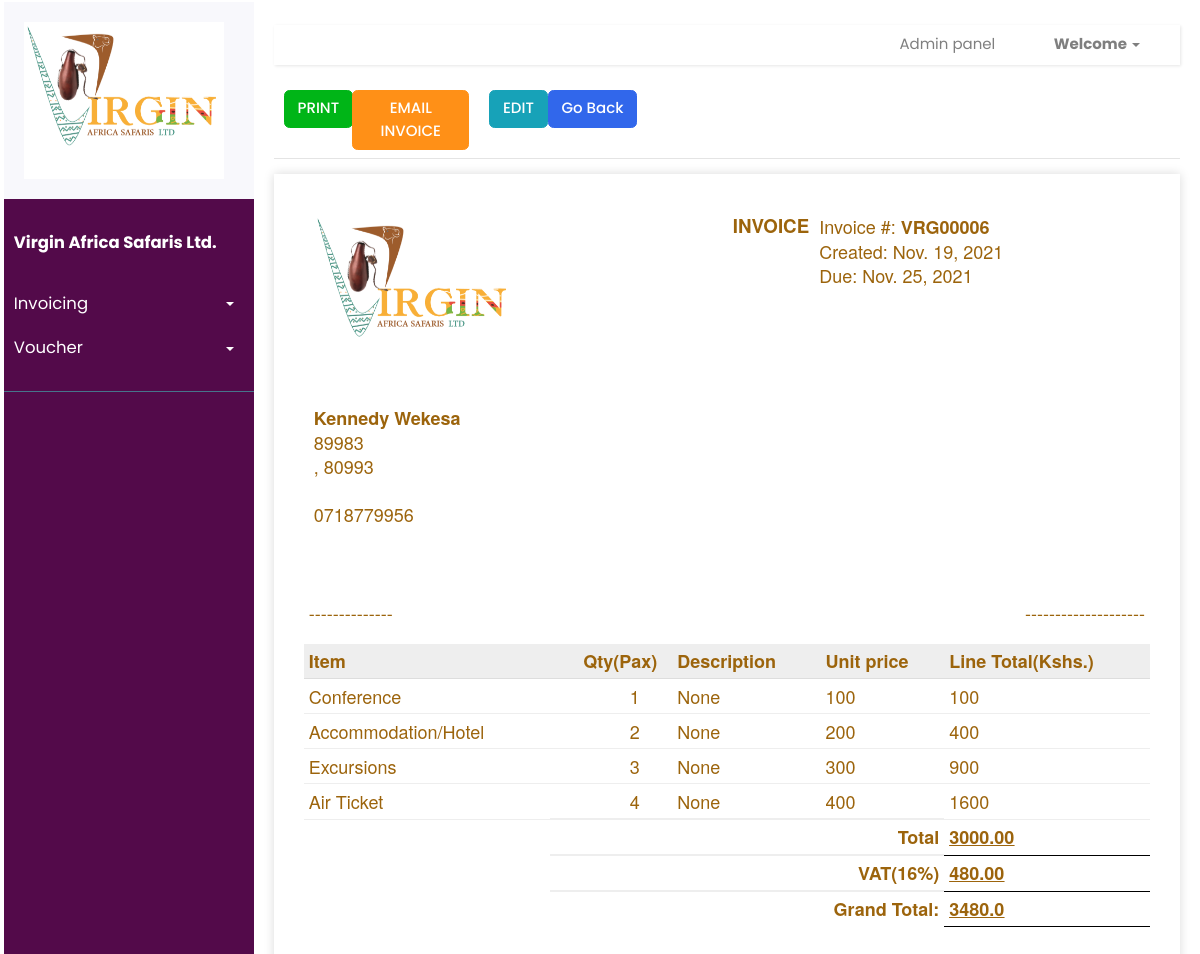
The app's page /invoices/create-build/vrg00006-7027a4a34ddc with its own data.
### invoice/models.py (models this page shows, shortened)
class Invoice(models.Model):
	TERMS = [
	('Immediate','Immediate'),
	('15 days', '15 days'),
	('30 days', '30 days'),
	]
	STATUS = [
	('CURRENT', 'CURRENT'),
	('EMAIL_SENT', 'EMAIL_SENT'),
	('OVERDUE', 'OVERDUE'),
	('PAID', 'PAID'),
	]
	number = models.CharField(null=False,default=increment_invoice_number, blank=False, max_length=100, unique=True)
	dueDate = models.DateField(null=True, blank=True)
	paymentTerms = models.CharField(choices=TERMS, default='15 days', max_length=100)
	status = models.CharField(choices=STATUS, default='CURRENT', max_length=100)
	description = models.TextField(null=True, blank=True,max_length=500)
	istaxable = models.BooleanField()
	client = models.ForeignKey(Client, blank=True, null=True, on_delete=models.SET_NULL)
	uniqueId = models.CharField(null=True, blank=True, max_length=100)
	slug = models.SlugField(max_length=500, unique=True, blank=True, null=True)
	date_created = models.DateTimeField(blank=True, null=True)
	last_updated = models.DateTimeField(blank=True, null=True)

class Client(models.Model):
	clientName = models.CharField(null=True, blank=True, max_length=200)
	address = models.CharField(null=True, blank=True, max_length=200)
	postalCode = models.CharField(null=True, blank=True, max_length=10)
	phoneNumber = models.CharField(null=True, blank=True, max_length=100)
	emailAddress = models.CharField(null=True, blank=True, max_length=100)
	uniqueId = models.CharField(null=True, blank=True, max_length=100)
	slug = models.SlugField(max_length=500, unique=True, blank=True, null=True)
	date_created = models.DateTimeField(blank=True, null=True)
	last_updated = models.DateTimeField(blank=True, null=True)

class Product(models.Model):
	CURRENCY = [
	('Ksh', 'KES'),
	('Ksh', 'KES'),
	]
	PRODUCTS = [
		('Accommodation/Hotel','Accommodation/Hotel'),
				('Conference', 'Conference'),
		('Excursions','Excursions'),
		('Air Ticket',"Air Ticket"),
		('Others','Others')
	]
	description = models.CharField(null=False, blank=False, max_length=200, default = "Anonimous")
	currency = models.CharField(blank=True, null=True,default='Kshs', max_length=100)
	invoice = models.ManyToManyField(Invoice, through='InvoiceProduct')
	uniqueId = models.CharField(null=True, blank=True, max_length=100)
	slug = models.SlugField(max_length=500, unique=True, blank=True, null=True)
	date_created = models.DateTimeField(blank=True, null=True)
	last_updated = models.DateTimeField(blank=True, null=True)

class InvoiceProduct(models.Model):
	invoice = models.ForeignKey(Invoice, on_delete=models.CASCADE)
	product = models.ForeignKey(Product, on_delete=models.CASCADE, null = True, blank=True)
	prod_description = models.CharField(null=True, blank=True, max_length=300)
	quantity = models.IntegerField(default=1, validators=[MinValueValidator(1)], null=True, blank=True)
	price = models.CharField(null=True, blank=True, max_length=10)
	class Meta:
		unique_together = [['invoice','product']]
	def total_price(self):
		total_price = int(self.quantity)*int(self.price)
		return total_price

### invoice/views.py (the view, shortened to what this page needs)
# urls.py: path('invoices/create-build/<slug:slug>',invoice_views.createBuildInvoice, name='create-build-invoice'),
def createBuildInvoice(request, slug):
	try:
		invoice = Invoice.objects.get(slug=slug)
		pass
	except:
		messages.error(request, 'Something went wrong')
		return redirect('invoices')
	products = Product.objects.filter(invoice=invoice)
	invoiceproduct  = InvoiceProduct.objects.filter(invoice_id=invoice.id)
	invoiceCurrency = ''
	invoiceTotal = 0.0
	itemtotals = []
	if len(products) > 0:
		for x in invoiceproduct:
			y = float(x.quantity) * float(x.price)
			invoiceTotal += y
			itemtotals.append(y)
	tax = 0.16*invoiceTotal
	grand_total = invoiceTotal+tax
	context = {}
	context['invoice'] = invoice
	context['products'] = products
	context['itemtotals']= itemtotals
	context['invoiceGrandTotal'] = grand_total
	context['invoiceTotal'] = "{:.2f}".format(invoiceTotal)
	context['tax'] =  "{:.2f}".format(tax)
	context['invoiceCurrency'] = invoiceCurrency
	context['invoiceproduct'] = invoiceproduct
	if request.method == 'GET':
		inv_form = InvoiceForm(instance=invoice)
		client_form = ClientSelectForm(initial_client=invoice.client)
		context['inv_form'] = inv_form
		context['client_form'] = client_form
		return render(request, 'invoice/view_created_invoice.html', context)

### invoice/models.py (called while the page is built)
def increment_invoice_number():
		last_invoice = Invoice.objects.all().order_by('id').last()
		if not last_invoice:
			return 'VRG00001'
		invoice_no = last_invoice.number
		invoice_int = int(invoice_no.split('VRG')[-1])
		new_invoice_int = invoice_int + 1
		new_invoice_no = 'VRG' +  "%05d" % ( new_invoice_int, )
		return new_invoice_no

### templates/invoice/view_created_invoice.html (shortened to what this page needs)
{% extends 'index.html' %} {% load static %} {% load crispy_forms_tags %}
 {% block content %}
<div
  class="
    d-flex
    justify-content-between
    flex-wrap flex-md-nowrap
    align-items-center
    pt-3
    pb-2
    mb-3
    border-bottom
    view-invoice-box
  "
>
  <div class="btn-toolbar mb-2 mb-md-0">
    <div class="col-lg-2" >
              <a href="{% url 'viewpdf' invoice.slug%} " target="_blank"
                ><button class="btn btn-success text-white">
                  PRINT
                </button></a
              >
            </div>
            <div class="col-lg-4">
              <a href="{% url 'email-document-invoice' invoice.slug%}"
                ><button class="btn btn-warning text-white">
                  EMAIL INVOICE
                </button></a
              >
            </div>
            <div class="col-lg-2">
              <a href="{% url 'edit-invoice' invoice.slug %}"
              target="_blank"
                ><button class="btn btn-info text-white">
                  EDIT
                </button></a
              >
            </div>
    <div class="btn-group me-2">
      <a href="{% url 'view-invoices' %}"
        ><button type="button" class="btn btn-primary">Go Back</button></a
      >
    </div>
  </div>
</div>
<div class="invoice-box">
      <table cellpadding="0" cellspacing="0">
        <tr class="top">
          <td colspan="2">
            <table>
              <tr>
                <td class="title">
                  <img
                    src="{% static 'images/logo.PNG' %}"
                    style="width: 100%; max-width: 200px"
                    alt="Logo"
                  />
                </td>
                 <td class="mr-3">
                       <h5>INVOICE</h5>
                 </td>
                <td>
                   Invoice #: <strong>{{invoice.number}}</strong><br />
                Created: {{invoice.date_created|date}}<br />
                Due: {{invoice.dueDate}}
                </td>
              </tr>
            </table>
          </td>
        </tr>
        <tr class="information">
          <td colspan="2">
            <table>
              <tr>
                <td>
                <strong>{{invoice.client.clientName}}</strong> <br />
                {{invoice.client.address}}<br />
                {{invoice.client.city}}, {{invoice.client.postalCode}} <br/ >
               <br/ > {{invoice.client.phoneNumber}}
                <br />
                <br />
                </td>
                <td>
                </td>
              </tr>
            </table>
          </td>
        </tr>
        <tr class="details">
          <td>--------------</td>
          <td>--------------------</td>
        </tr>
       <tr>
       <table>
        <tr class="heading">
          <td>Item</td>
          <td>Qty(Pax)</td>
          <td class="pl-3">Description</td>
          <td>Unit price</td>
          <td>Line Total(Kshs.)</td>
        </tr>
         {%for prod in invoiceproduct%}
            {% for product in products %}
            {% if forloop.counter == forloop.parentloop.counter %}
        <tr class="item">
          <td>{{product.description}}</td>
          <td class="pr-4">{{prod.quantity}}</td>
          <td class="pl-3">
             {{prod.prod_description}}
          </td>
          <td>{{prod.price}}</td>
             <td>{{prod.total_price}}</td>
        </tr>
        {%endif%}
        {%endfor%}
        {%endfor%}
    {%if invoice.istaxable%}
        <tr class="total">
          <td></td>
          <td colspan="3">Total</td>
          <td class = "grand_total"><u><u>{{invoiceTotal}}</u><u/></td>
        </tr>
        <tr class="total">
          <td></td>
          <td colspan="3">VAT(16%)</td>
          <td class = "grand_total"><u><u>{{tax}}</u><u/></td>
        </tr>
        <tr class="total">
          <td></td>
          <td colspan="3">Grand Total:</td>
          <td class = "grand_total"><u><u>{{invoiceGrandTotal}}</u><u/></td>
        </tr>
        {%else%}
          <tr class="total">
          <td></td>
          <td colspan="3">Grand Total:</td>
          <td class = "grand_total"><u><u>{{invoice.grand_total}}</u><u/></td>
        </tr>
        {%endif%}
      </table>
      </tr>
      <br />
     </table>
    </div>
<br/><br/>
        </div>
      </div>
{% endblock %}

### static/css/ui.css (style rules this page uses)
html { font-family: "Inter", sans-serif; font-size: 15px; }

### static/css/doc.css (style rules this page uses)
table { color: #9c640c; }
.invoice-box { max-width: 2400px; width: 100%; margin: auto; padding: 30px; border: 0px solid #eee; box-shadow: 0 0 10px rgba(0, 0, 0, 0.15); font-size: 18px; line-height: 24px; font-family: "Helvetica Neue", "Helvetica", Helvetica, Arial, sans-serif; color: #9c640c; }
.invoice-box table { width: 100%; line-height: inherit; text-align: left; }
.invoice-box table td { padding: 5px; vertical-align: top; }
.invoice-box table tr td:nth-child(2) { text-align: right; }
.invoice-box table tr.top table td { padding-bottom: 20px; }
.invoice-box table tr.top table td.title { font-size: 45px; line-height: 45px; color: #333; }
.invoice-box table tr.information table td { padding-bottom: 40px; }
.invoice-box table tr.heading td { background: #eee; border-bottom: 1px solid #ddd; font-weight: bold; }
.invoice-box table tr.details td { padding-bottom: 20px; }
.invoice-box table tr.item td { border-bottom: 1px solid #eee; }
.invoice-box table tr.total td:nth-child(2) { border-top: 2px solid #eee; font-weight: bold; }
.grand_total { border-bottom: 1px double #000; font-weight: bold; }

### static/css/home.css (style rules this page uses)
* { padding-top: 0; }
body { font-family: "Poppins", sans-serif; background: #ffffff; padding-top: 2px; }
a, a:hover, a:focus { color: inherit; text-decoration: none; transition: all 0.3s; }

### records on screen
Invoice: number "VRG00006", date_created "Nov. 19, 2021", dueDate "Nov. 25, 2021", client.clientName "Kennedy Wekesa", client.address "89983", client.postalCode "80993", client.phoneNumber "0718779956"
InvoiceProduct: quantity "1", prod_description "None", price "100", total_price "100"
Product: description "Conference"
InvoiceProduct: quantity "2", prod_description "None", price "200", total_price "400"
Product: description "Accommodation/Hotel"
InvoiceProduct: quantity "3", prod_description "None", price "300", total_price "900"
Product: description "Excursions"
InvoiceProduct: quantity "4", prod_description "None", price "400", total_price "1600"
Product: description "Air Ticket"

### other values on screen
{{ invoiceTotal }} "3000.00"
{{ tax }} "480.00"
{{ invoiceGrandTotal }} "3480.0"
